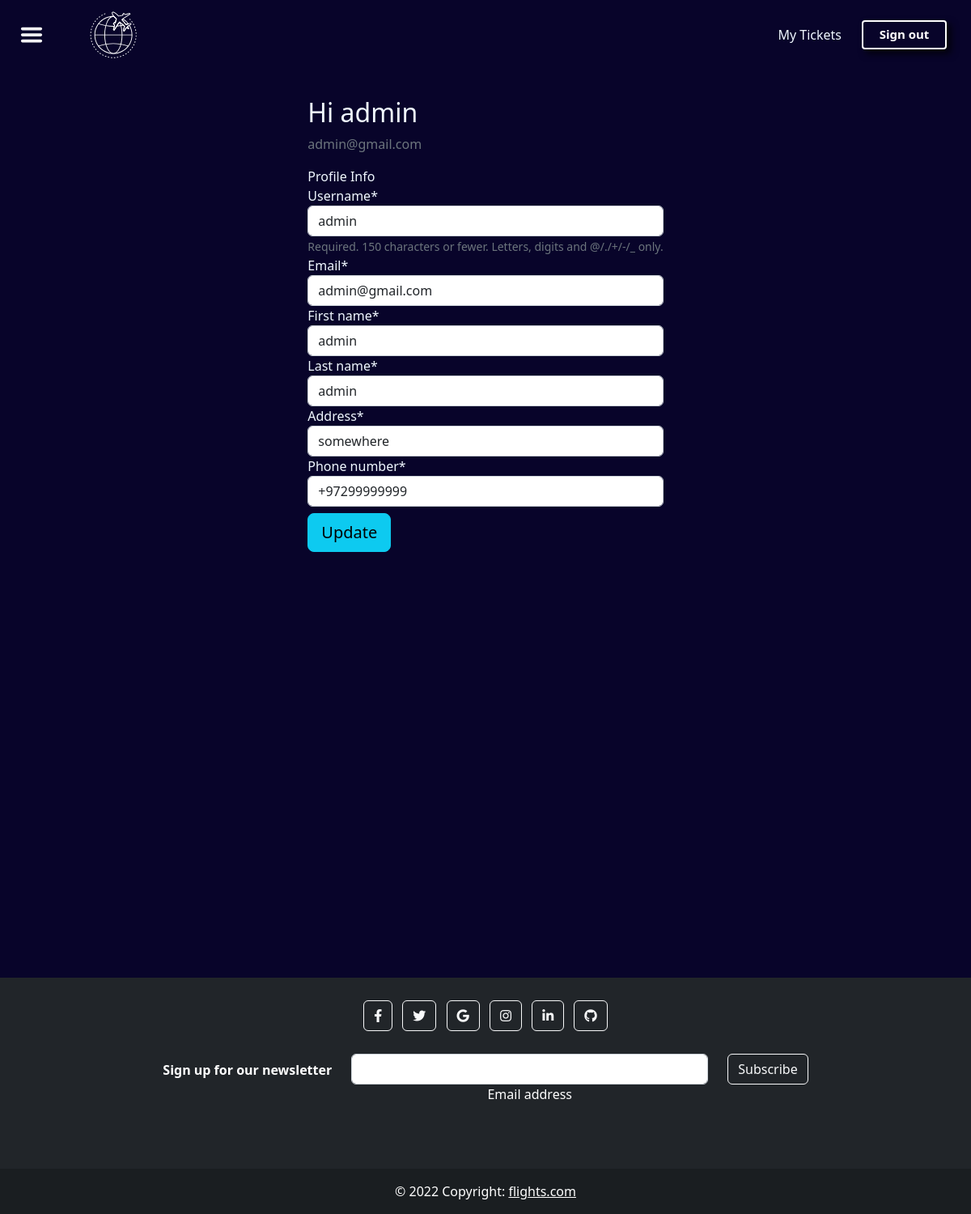
/update_profile/ (signed in), run on the app's committed database.
### accounts/models.py (models this page shows, shortened)
class Customer(models.Model):
    first_name = models.CharField(max_length=50)
    last_name = models.CharField(max_length=50)
    address = models.CharField(max_length=100)
    phone_number = PhoneNumberField(null=False, blank=False, unique=True)
    user = models.OneToOneField(User,null=True, on_delete=models.SET_NULL,related_name ="customers")

### accounts/views.py (the view)
# urls.py: path('update_profile/',account_views.update_profile, name ='update_profile'),
@login_required
def update_profile(request):#if user already have a customer to its user update, if not create one
    customer = Customer.objects.filter(user__id__exact = request.user.id).first()
    if request.method == 'POST':
        if (customer == None):
            customer = Customer(user_id = request.user.id)
        customer.first_name = request.POST['first_name']
        customer.last_name = request.POST['last_name']
        customer.address = request.POST['address']
        customer.phone_number = request.POST['phone_number']
        user_update_form = UserUpdateForm(request.POST,instance=request.user)
        customer_update_form = CustomerUpdateForm(request.POST, instance=customer)
        if user_update_form.is_valid() and customer_update_form.is_valid():
            user_update_form.save()
            customer_update_form.save()
            messages.success(request, 'Your profile is updated successfully')
            return redirect('homepage')
    else:
        if (customer == None):
            customer = Customer(user_id = request.user.id)
        user_update_form = UserUpdateForm(instance=request.user)
        customer_update_form = CustomerUpdateForm(instance=customer)
    return render(request ,"profile.html", {'user_update_form': user_update_form,'customer_update_form' : customer_update_form})

### accounts/forms.py
class UserUpdateForm(forms.ModelForm):
    email = forms.EmailField(widget=forms.EmailInput())
    class Meta:
        model = User
        fields = ['username','email']

class CustomerUpdateForm(forms.ModelForm):
    class Meta:
        model = Customer
        fields = [ 'first_name','last_name','address','phone_number']

### accounts/templates/profile.html (shortened to what this page needs)
{% extends 'base.html' %}
{%load crispy_forms_tags%}
{%load static%}
{% block extrahead %}<link rel="stylesheet" href="{%static 'css/profile.css'%}"> {% endblock extrahead %}
{% block content %}
<div class="update-form">
    <h2 class ="account-heading">Hi {{user.username}}</h2>
    <p class="text-secondary">{{user.email}}</p>
    <form method="POST" action="." >
        <div class="register-form-wrapper">
            <fieldset class="register-form-container">
                <div class="join-title">Profile Info</div>
                {{user_update_form|crispy}}
                {{customer_update_form|crispy}}
                <div class="sign-up-button-wrapper">
                    <button type="button submit"  class="btn btn-info btn-lg " id = "update-button">Update</button>
                </div>
            </fieldset>
        </div>
    </form>
</div>
{% endblock content %}

### accounts/static/css/general.css (style rules this page uses)
body { margin: 0; background-color: rgb(8, 4, 42); height: 100vh; flex-direction: column; min-height: 1500px; color: #cfd6dd; }

### accounts/static/css/profile.css (style rules this page uses)
.update-form { color: aliceblue; }
#update-button { margin-top: 8px; }

### data on the page
Customer: first_name "admin", last_name "admin", address "somewhere", phone_number "+97299999999"

### other printed values
{{ user.username }} "admin"
{{ user.email }} "admin@gmail.com"
